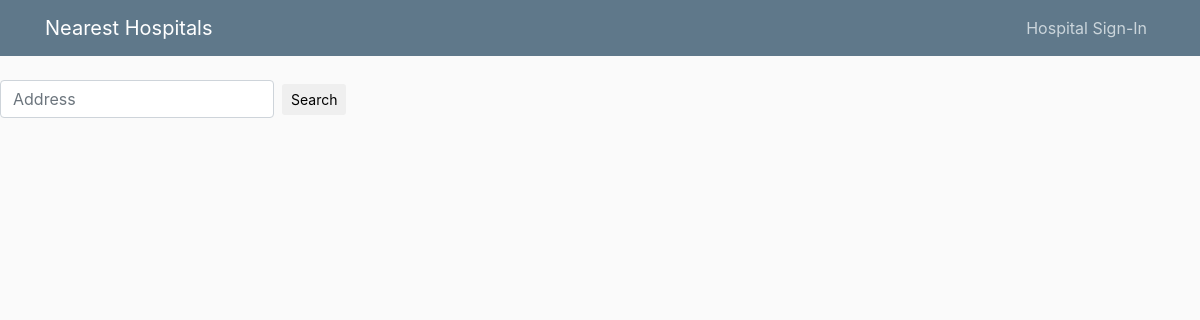
The app's page /, older data.
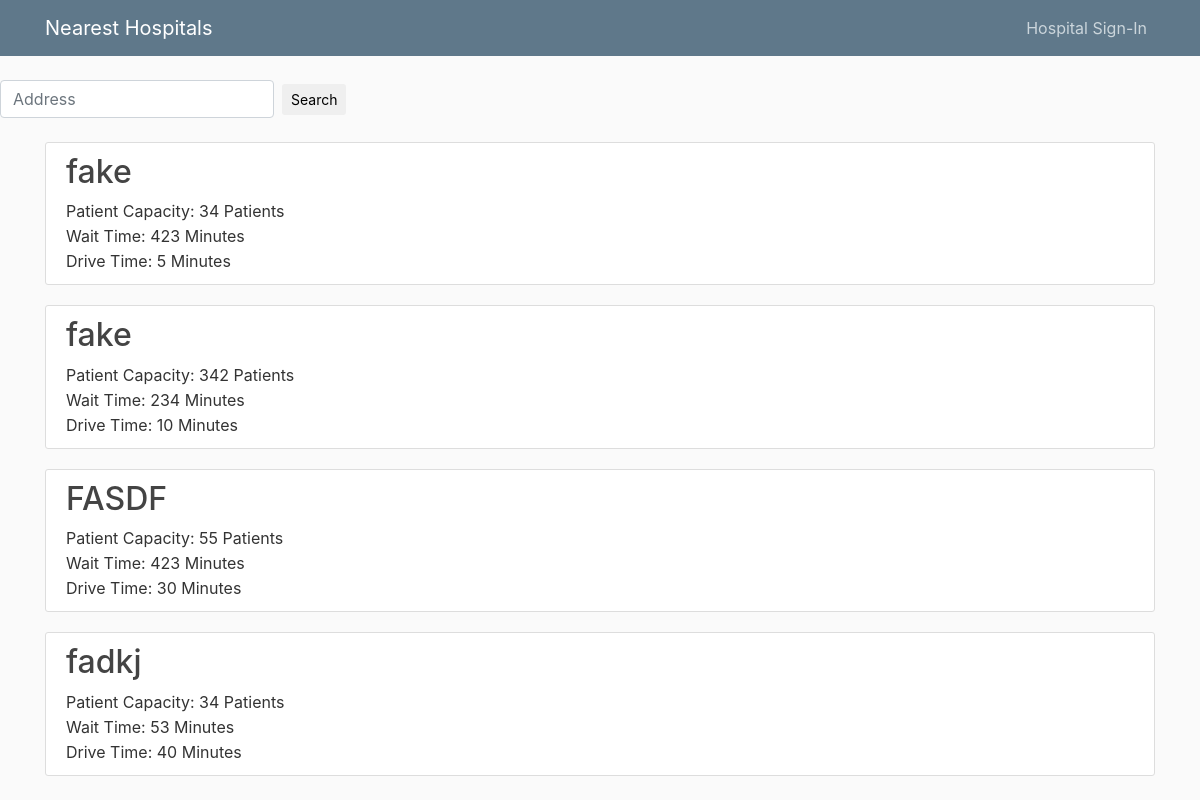
The same page, newer data.
### landing/models.py (models this page shows, shortened)
class Result(models.Model):
    address = models.CharField(max_length=100)
    patient_capacity = models.PositiveIntegerField()
    wait_time = models.PositiveIntegerField()
    drive_time = models.PositiveIntegerField()

### landing/views.py (the view)
# urls.py: 2. Add a URL to urlpatterns:  path('', views.home, name='home')
def home(request):
    context = {
        "results": Result.objects.all()
        .filter(patient_capacity__gt=0)
        .order_by("drive_time")[:4],
    }
    return render(request, "landing/index.html", context)

### templates/landing/index.html (shortened to what this page needs)
{% load static %}
<!doctype html>
<html lang="en">
<head>
  <link rel="stylesheet" href="https://maxcdn.bootstrapcdn.com/bootstrap/4.0.0/css/bootstrap.min.css">
  <link rel= "stylesheet" type = "text/css" href="{% static 'landing/main.css' %}">
</head>
<body>
  <header class="site-header">
    <nav class="navbar navbar-expand-md navbar-dark bg-steel fixed-top">
      <div class="container">
        <a class="navbar-brand mr-4" href="/">Nearest Hospitals</a>
        <div class="collapse navbar-collapse" id="navbarToggle">
          <div class="navbar-nav ml-auto">
            <a class="nav-item nav-link" href="/admin">Hospital Sign-In</a>
          </div>
        </div>
      </div>
    </nav>
  </header>
  <div class = "form-group">
    <form method = 'GET' action = '' class="form-inline md-form mr-auto mb-4">
      <input type = 'text' name = 'q' placeholder = 'Address' class="form-control mr-sm-2" id = "inputAddress" aria-label="Search"/>
      <button class="btn aqua-gradient btn-rounded btn-sm my-0" type="submit">Search</button>
    </form>
  </div>
  <div class="container">
  {% for result in results %}
    <article class="media content-section">
      <div class="media-body">
        <h2><a class="result-title" href="#">{{ result.address }}</a></h2>
        <p class="result-content">Patient Capacity: {{ result.patient_capacity }} Patients </p>
        <p class="result-content">Wait Time: {{ result.wait_time }} Minutes</p>
        <p class="result-content">Drive Time: {{ result.drive_time }} Minutes</p>
      </div>
    </article>
  {% endfor %}
  </div>
</body>
</html>

Row changes from the older to the newer data that the page shows:
added Result: address "fake", patient_capacity "34", wait_time "423", drive_time "5"
added Result: address "fake", patient_capacity "342", wait_time "234", drive_time "10"
added Result: address "FASDF", patient_capacity "55", wait_time "423", drive_time "30"
added Result: address "fadkj", patient_capacity "34", wait_time "53", drive_time "40"
